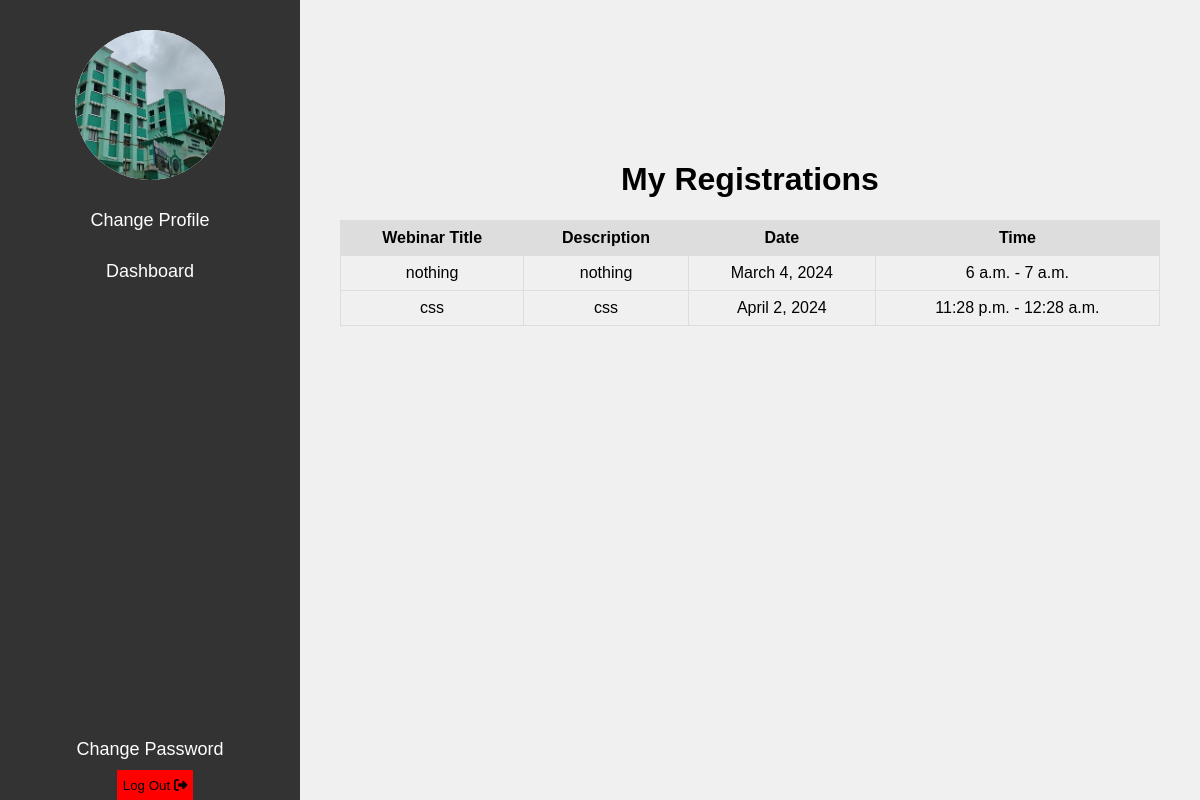
Screenshot of /my-registrations/ (signed in) with the database file from the repository.
### webinars/models.py (models this page shows, shortened)
class Registration(models.Model):
    webinar = models.ForeignKey(Webinar, on_delete=models.CASCADE)
    user = models.ForeignKey(User, on_delete=models.CASCADE)

class Webinar(models.Model):
    title = models.CharField(max_length=100)
    description = models.TextField()
    date = models.DateField()
    start_time = models.TimeField()
    duration_hours = models.IntegerField()
    end_time = models.TimeField()
    host = models.ForeignKey(User, on_delete=models.CASCADE, related_name='hosted_webinars')
    registrations = models.IntegerField(default=0)  # New field for registrations

### webinars/views.py (the view)
# urls.py: path('my-registrations/', views.my_registrations, name='my_registrations'),
def my_registrations(request):
    profile, created = Profile.objects.get_or_create(user=request.user)
    profile_avatar = profile.avatar if profile else None
    registrations = Registration.objects.filter(user=request.user).select_related('webinar')
    return render(request, 'my_registrations.html', {'registrations': registrations,'user': request.user, 'profile': profile,'profile_avatar': profile_avatar})

### webinars/templates/my_registrations.html (shortened to what this page needs)
<!DOCTYPE html>
{% load static%}
<html lang="en">
<head>
    <link rel="stylesheet" href="https://cdnjs.cloudflare.com/ajax/libs/font-awesome/6.5.1/css/all.min.css">
</head>
<body>
    <div class="sidebar">
        <div class="profile">
            {% if profile_avatar %}
            <img class="profile-pic" src="{{ profile_avatar.url }}" alt="Profile Avatar">
            {% else %}
            <img class="profile-pic" src="{% static 'path_to_default_avatar/default_avatar.jpg' %}" alt="Default Avatar">
    {% endif %}
        </div>
        <nav class="nav-menu">
            <ul>
                <li><a href="{%url 'profile'%}" class="nav-item">Change Profile</a></li>
                <li><a href="{%url 'home'%}" class="nav-item">Dashboard</a></li>
            </ul>
            <div class="bottom-links">
                <a href="{% url 'change_password'%}" class="nav-item">Change Password</a>
                <form method="post" action="{%url 'logout'%}" class ="nav-item logout">
                    <button type="submit" class ="nav-item logout" style="width: 100%;">Log Out <i class="fas fa-sign-out-alt"></i></button>
                </form>
            </div>
        </nav>
    </div>
    <div class="main-content">
        <h1>My Registrations</h1>
{% if registrations %}
<table>
    <thead>
      <tr>
        <th>Webinar Title</th>
        <th>Description</th>
        <th>Date</th>
        <th>Time</th>
      </tr>
    </thead>
    <tbody>
        {% for registration in registrations %}
      <tr>
        <td>{{ registration.webinar.title }}</td>
        <td>{{ registration.webinar.description }}</td>
        <td>{{ registration.webinar.date }}</td>
        <td>{{ registration.webinar.start_time }} - {{ registration.webinar.end_time }}</td>
      </tr>
      {% endfor %}
    </tbody>
  </table>
{% else %}
<p>No registration made.</p>
{% endif %}
    </div>
{% include 'footer copy.html'%}
</body>
</html>

### webinars/templates/my_registrations.html (style rules this page uses)
body { color:black; }
th, td { padding: 10px; border-bottom: 1px solid #dddddd; text-align: left; }
th { background-color: #f2f2f2; font-weight: 600; }
tr { text-align:center; justify-content:center; }
form { display: inline-block; margin-left: 10px; }
body { color: black; font-family: Arial, sans-serif; }
table { width: 100%; border-collapse: collapse; }
table, th { border: 1px solid #ddd; padding: 8px; text-align: center; }
td { border: 1px solid #ddd; padding: 8px; text-align: center; }
th { background-color: #ddd; }
body { font-family: Arial, sans-serif; margin: 0; padding: 0; background-color: #f0f0f0; }
.sidebar { height: 100%; width: 300px; position: fixed; left: 0; top: 0; background-color: #333; padding-top: 30px; overflow-y: auto; }
.profile-pic { width: 150px; height: 150px; border-radius: 50%; margin: 0 auto; display: block; background-color: #fff; }
.profile { text-align: center; margin-bottom: 20px; }
.nav-menu ul { list-style-type: none; padding: 0; margin: 0; }
.nav-menu li { margin-bottom: 10px; }
.nav-menu a { display: block; padding: 10px 20px; text-align: center; color: #fff; text-decoration: none; transition: background-color 0.3s; font-size: 18px; }
.bottom-links { position: absolute; bottom: 25px; width: 100%; text-align: center; }
.nav-item.logout { background-color: red; border: none; height: 30px; margin-bottom: 5px; }
.nav-item.logout i { margin-right: auto; }
.main-content { margin-left: 300px; padding: 40px; padding-top: 140px; display: flex; flex-wrap: wrap; justify-content: space-evenly; }

### rows the page displays
Registration: webinar "nothing", webinar.description "nothing", webinar "March 4, 2024", webinar.start_time "6 a.m.", webinar.end_time "7 a.m."
Registration: webinar "css", webinar.description "css", webinar "April 2, 2024", webinar.start_time "11:28 p.m.", webinar.end_time "12:28 a.m."
